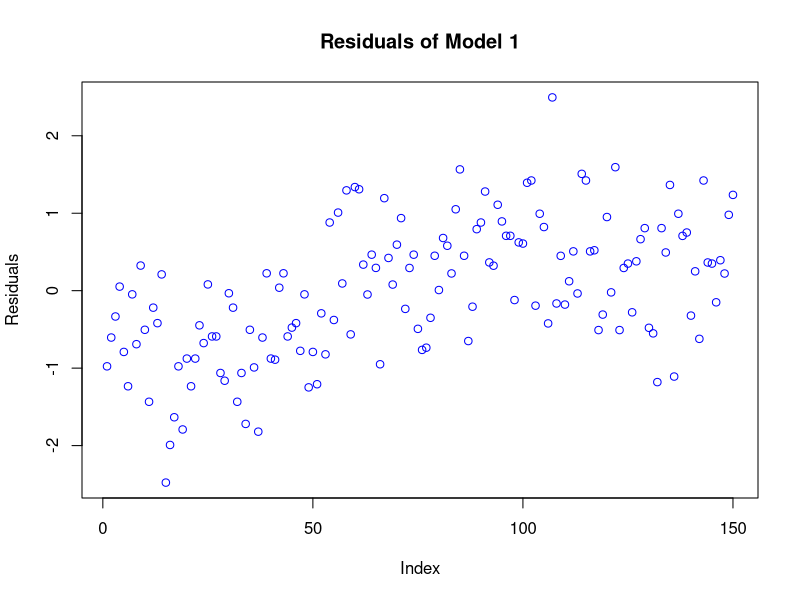

R code for this plot:
# 1. Regression model predicting Petal.Length from Sepal.Length in iris
model1 <- lm(Petal.Length ~ Sepal.Length, data = iris)
summary(model1)

# 2. Multiple regression model predicting mpg using wt, hp, and drat in mtcars
model2 <- lm(mpg ~ wt + hp + drat, data = mtcars)
summary(model2)

# 3. Check R² and Adjusted R² of model2
summary(model2)$r.squared
summary(model2)$adj.r.squared

# 4. Plot residuals of model1
plot(model1$residuals, main = "Residuals of Model 1", ylab = "Residuals", col = "blue")

# 5. Regression model predicting Ozone using Temp from airquality
model3 <- lm(Ozone ~ Temp, data = airquality)
summary(model3)
